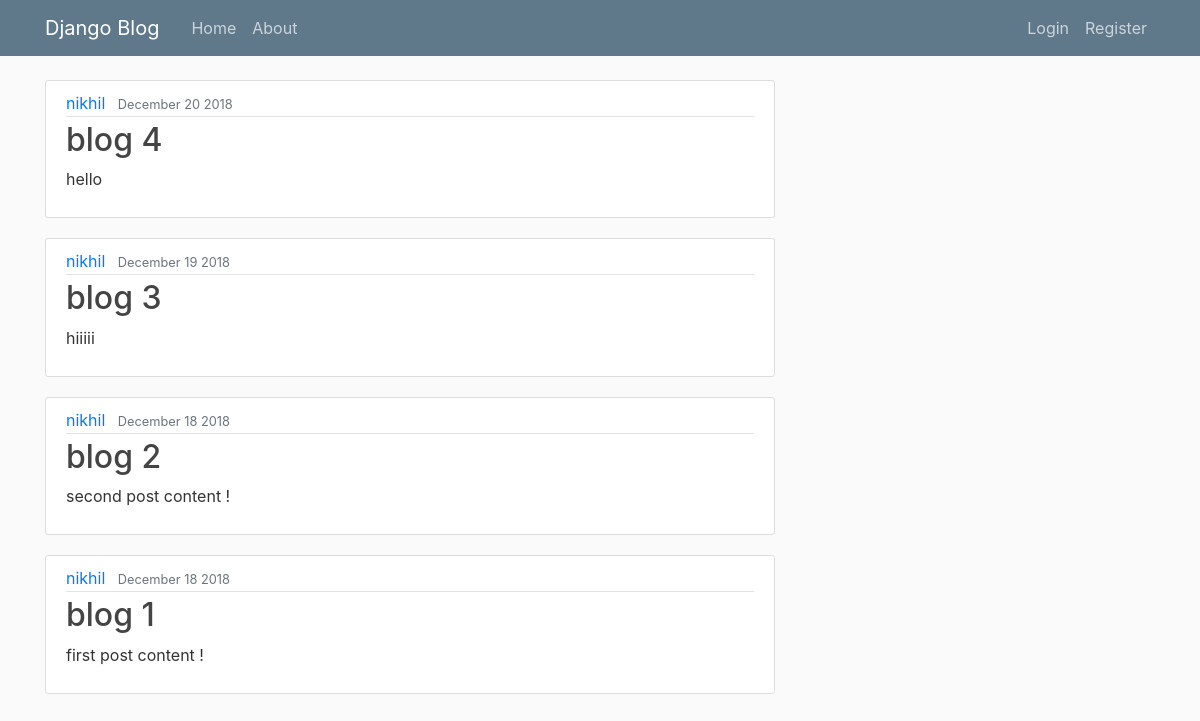
The app's page /, older data.
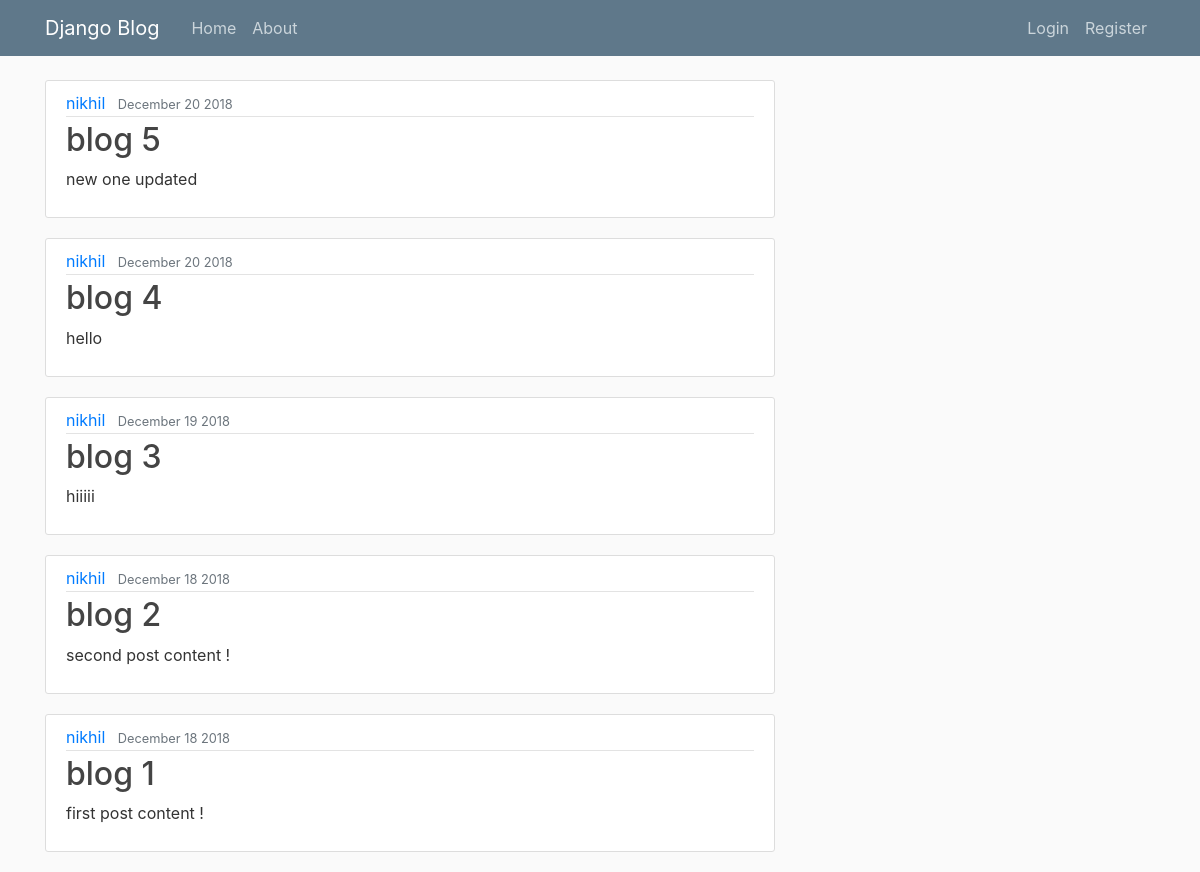
The same page, newer data.
### blog/models.py (models this page shows, shortened)
class Post(models.Model):
    title = models.CharField(max_length=100)
    content = models.TextField()
    date_posted = models.DateTimeField(default=timezone.now)
    author = models.ForeignKey(User, on_delete=models.CASCADE)

### blog/views.py (the view)
# urls.py: path('', PostListView.as_view() ,name='Blog-home'),
class PostListView(ListView):
    model = Post
    template_name = 'blog/home.html' # <app>/<model>_<viewtype>.html
    context_object_name = 'posts'
    ordering = ['-date_posted']
    paginate_by = 5

### blog/templates/blog/home.html
{% extends "blog/base.html" %}
{% block content %}
    {% for post in posts %}
        <article class="media content-section">
          <div class="media-body">
            <div class="article-metadata">
              <a class="mr-2" href="#">{{ post.author }}</a>
              <small class="text-muted">{{ post.date_posted|date:"F d Y" }}</small>
            </div>
            <h2><a class="article-title" href="{% url 'post-detail' post.id %}">{{ post.title }}</a></h2>
            <p class="article-content">{{ post.content }}</p>
          </div>
        </article>
    {% endfor %}
{% endblock content %}

### blog/templates/blog/base.html (shortened to what this page needs)
{% load static %}
<!DOCTYPE html>
<html lang="en" dir="ltr">
  <head>
    <link rel="stylesheet" href="https://maxcdn.bootstrapcdn.com/bootstrap/4.0.0/css/bootstrap.min.css">
    <link rel="stylesheet" href="{% static 'blog/main.css'%}">
  </head>
  <body>
    <header class="site-header">
    <nav class="navbar navbar-expand-md navbar-dark bg-steel fixed-top">
    <div class="container">
      <a class="navbar-brand mr-4" href="{% url 'Blog-home' %}">Django Blog</a>
      <div class="collapse navbar-collapse" id="navbarToggle">
        <div class="navbar-nav mr-auto">
          <a class="nav-item nav-link" href="{% url 'Blog-home' %}">Home</a>
          <a class="nav-item nav-link" href="{% url 'Blog-about' %}">About</a>
        </div>
        <div class="navbar-nav">
          {% if user.is_authenticated %}
          <a class="nav-item nav-link" href="{% url 'post-create' %}">New Post</a>
              <a class="nav-item nav-link" href="{% url 'profile' %}">Profile</a>
              <a class="nav-item nav-link" href="{% url 'logout' %}">Logout</a>
          {% else %}
              <a class="nav-item nav-link" href="{% url 'login' %}">Login</a>
              <a class="nav-item nav-link" href="{% url 'register' %}">Register</a>
          {% endif %}
        </div>
      </div>
    </div>
    </nav>
    </header>
    <main role="main" class="container">
    <div class="row">
    <div class="col-md-8">
      {% block content %}{% endblock %}
    </div>
    </main>
  </body>
</html>

### blog/static/blog/main.css (style rules this page uses)
body { background: #fafafa; color: #333333; margin-top: 5rem; }
h1, h2, h3, h4, h5, h6 { color: #444444; }
.bg-steel { background-color: #5f788a; }
.site-header .navbar-nav .nav-link { color: #cbd5db; }
.content-section { background: #ffffff; padding: 10px 20px; border: 1px solid #dddddd; border-radius: 3px; margin-bottom: 20px; }
.article-title { color: #444444; }
.article-content { white-space: pre-line; }
.article-metadata { padding-bottom: 1px; margin-bottom: 4px; border-bottom: 1px solid #e3e3e3 }

Row changes from the older to the newer data that the page shows:
added Post: author "nikhil", date_posted "December 20 2018", title "blog 5", content "new one updated"
